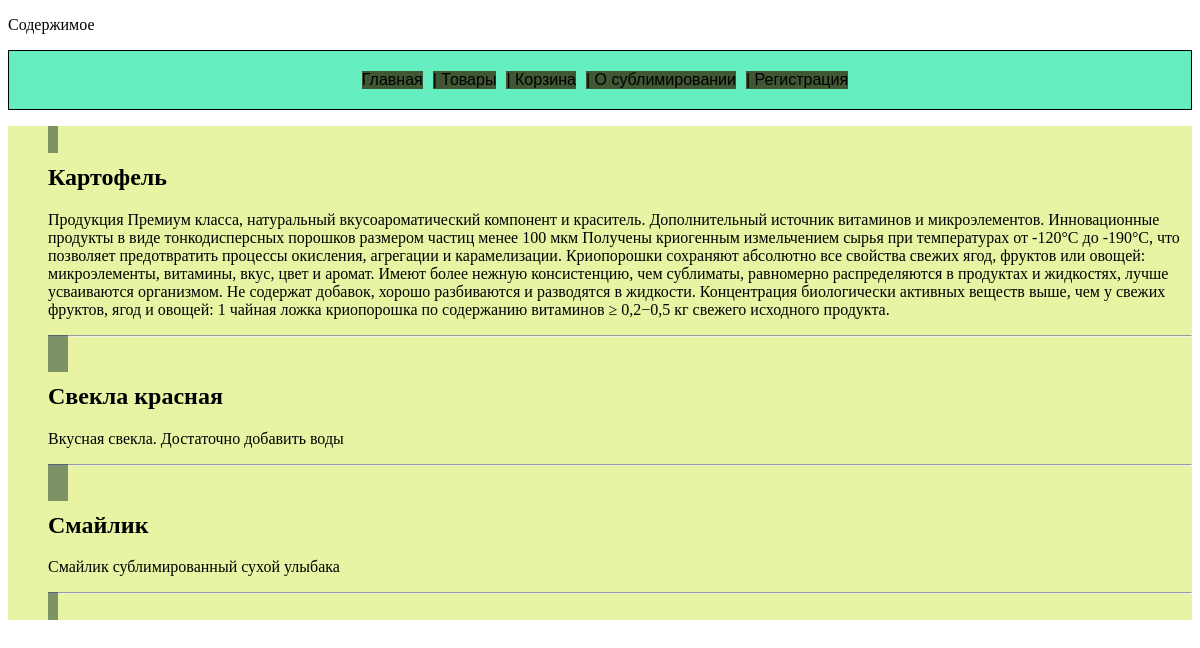
Screenshot of /top_menu/ with the database file from the repository.
### main/models.py (models this page shows)
class Good(models.Model):
    picture = models.ImageField(upload_to="images/%y/%m/%d/")
    namegood = models.CharField(max_length=30)
    content = models.TextField(blank=True)
    specification = models.CharField(max_length=300)
    price = models.FloatField()

### top_menu/views.py (the view)
# urls.py: path('', views.index),
def index(request):
    posts = Good.objects.all()
    return render(request, 'top_menu/index.html',
        {
        'Document': 'главное на сегодня',
        'posts': posts,   # отображает модель с товарами
        'text': 'Содержимое',
        'menu': menu    # Отображает меню в index.html значение {{m}} class="top_menu"
        }
    )

### top_menu/templates/top_menu/index.html (shortened to what this page needs)
<!DOCTYPE html>
<html lang="en">
<head>
{% load static %}
    <link rel="stylesheet" href="{% static 'main/css/menu.css' %}">
</head>
<body>
    <p>{{text}}</p>
 <div>
    <ul class="top_menu">
        {% for m in menu %}
        <li>
            {{m}}
        </li>
        {% endfor %}
    </ul>
</div>
<div>
    <ul class="nav">
        {% for p in posts %}
        <li>
            <h2>{{p.namegood}}</h2>
            <p>{{p.content}}</p>
            <hr>
        </li>
        {% endfor %}
    </ul>
</div>
</body>
</html>

### static/main/css/menu.css (style rules this page uses)
ul.nav { display: block; align-items: center; align-content: center; justify-content: center; overflow: auto; background-color:#e6f39be8 }
ul.top_menu { padding: 20px; display: flex; align-items: center; align-content: center; justify-content: center; overflow: auto; background-color:#53ecb9e5; border: 1px solid black; }
.top_menu li { margin-left: 10px; font-family:'Lucida Sans', 'Lucida Sans Regular', 'Lucida Grande', 'Lucida Sans Unicode', Geneva, Verdana, sans-serif; display: block; }
li { background-color: #3d4220e1; background-attachment: 2px; }
.nav li { padding: 10px; background-color: #16352981; display: inline; margin: 0px; }

### rows the page displays
Good: namegood "Картофель", content "Продукция Премиум класса, натуральный вкусоароматический компонент и краситель. Дополнительный источник витаминов и микроэлементов. Инновационные продукты в виде тонкодисперсных порошков размером частиц менее 100 мкм Получены криогенным измельчением сырья при температурах от -120°С до -190°С, что позволяет предотвратить процессы окисления, агрегации и карамелизации. Криопорошки сохраняют абсолютно все свойства свежих ягод, фруктов или овощей: микроэлементы, витамины, вкус, цвет и аромат. Имеют более нежную консистенцию, чем сублиматы, равномерно распределяются в продуктах и жидкостях, лучше усваиваются организмом. Не содержат добавок, хорошо разбиваются и разводятся в жидкости. Концентрация…"
Good: namegood "Свекла красная", content "Вкусная свекла. Достаточно добавить воды"
Good: namegood "Смайлик", content "Смайлик сублимированный сухой улыбака"

### other values shown
{{ text }} "Содержимое"
{{ m }} "Главная" "| Товары" "| Корзина" "| О сублимировании" "| Регистрация"
